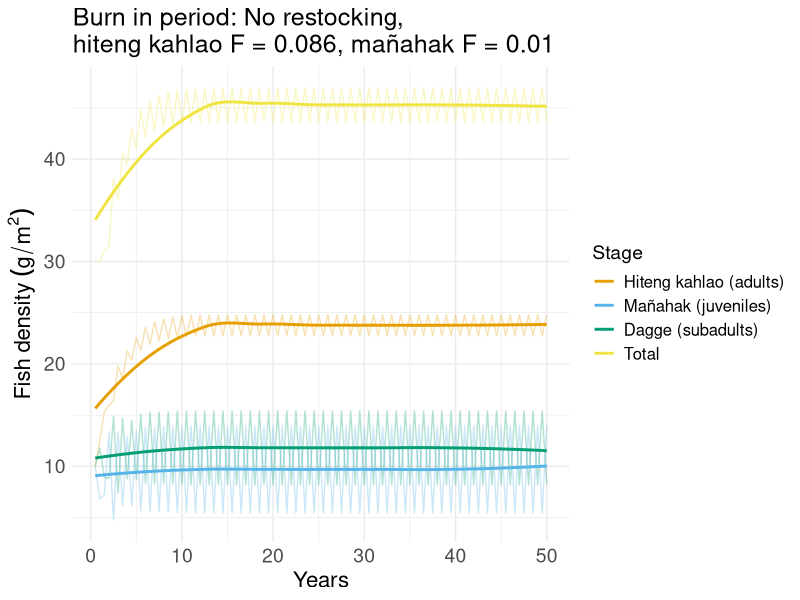
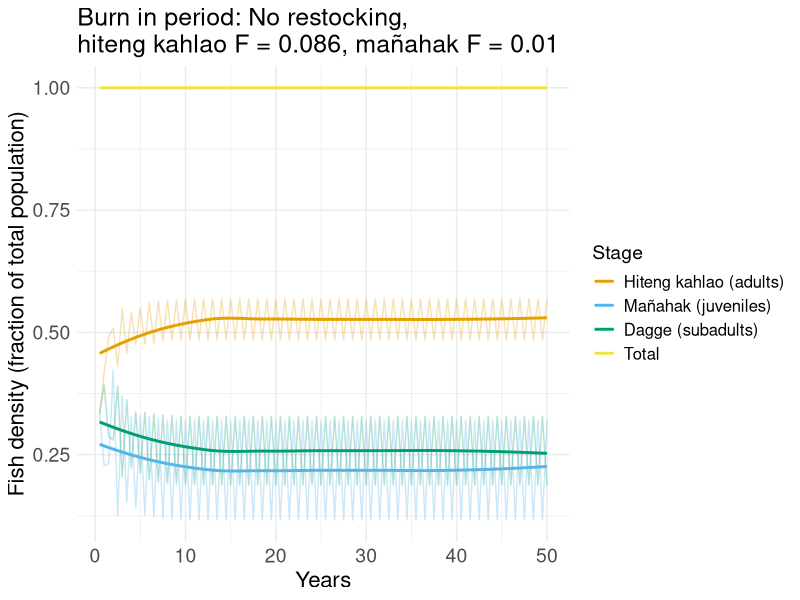

These figures' R source, in order:
library(tidyverse)

# Define parameters
juvenile_survival_rate <- 1 - ((0.429*2) / 2)   # Probability of a juvenile surviving to the next time step
subadult_survival_rate <- 1 - ((0.429*1.5) / 2)   # Probability of a subadult surviving to the next time step
adult_survival_rate <-  1 - (0.429 / 2)  # 0.429 is the annual mortality, divided in 2 for 6 months time steps - Probability of an adult surviving to the next time step

juvenile_to_subadult_rate <- 1 #0.2 # Probability of a juvenile transitioning to subadult
subadult_to_adult_rate <- 0.5 #0.2   # Probability of a subadult transitioning to adult

reproduction_rate <- 2 #0.19
reproduction_rate_2 <- 1.5 #0.03

carrying_capacity <- 68 #g/m2, in range of Friedlander and Sandin studies

#restocking
restocked_juveniles <- 0

# Fishing rates
F_instantaneous <- 0.09
F_discrete <- 1 - exp(-F_instantaneous)
F_discrete

juvenile_fishing_rate <- 0.01 #(0.09/4)/2   # Fraction of juvenile population caught by fishing per time step
adult_fishing_rate <- F_discrete/2     # Fraction of adult population caught by fishing per time step

# Initial population sizes in g/m2 - made up values
juvenile_population <- 10
subadult_population <- 10
adult_population <- 10
total_population <- juvenile_population + subadult_population + adult_population

# Number of time steps to simulate
time_steps <- 100

# Vectors to store population sizes over time
juvenile_population_over_time <- numeric(time_steps)
subadult_population_over_time <- numeric(time_steps)
adult_population_over_time <- numeric(time_steps)
total_population_over_time <- numeric(time_steps)

# Initialize population sizes
juvenile_population_over_time[1] <- juvenile_population
subadult_population_over_time[1] <- subadult_population
adult_population_over_time[1] <- adult_population
total_population_over_time[1] <- total_population


# Simulation loop
for (t in 2:time_steps) {
  # Alternate reproduction rate based on the timestep (even or odd)
  if (t %% 2 == 0) {
    current_reproduction_rate <- reproduction_rate
  } else {
    current_reproduction_rate <- reproduction_rate_2
  }
  
  # Calculate the number of juveniles, subadults, and adults in the next time step
  total_population <- juvenile_population + subadult_population + adult_population
  new_juveniles <- adult_population * current_reproduction_rate * (1 - total_population / carrying_capacity)
  surviving_juveniles <- juvenile_population * juvenile_survival_rate * (1 - juvenile_fishing_rate)
  new_subadults <- juvenile_population * juvenile_to_subadult_rate
  surviving_subadults <- subadult_population * subadult_survival_rate
  new_adults <- subadult_population * subadult_to_adult_rate
  surviving_adults <- adult_population * adult_survival_rate * (1 - adult_fishing_rate)
  
  # Update population sizes
  if (t %% 2 == 0) {
    juvenile_population <- max(0, new_juveniles + surviving_juveniles - new_subadults + restocked_juveniles)
  } else {
    juvenile_population <- max(0, new_juveniles + surviving_juveniles - new_subadults)
  }
  
  subadult_population <- max(0, new_subadults + surviving_subadults - new_adults)
  adult_population <- max(0, new_adults + surviving_adults)
  #Store
  juvenile_population_over_time[t] <- juvenile_population
  subadult_population_over_time[t] <- subadult_population
  adult_population_over_time[t] <- adult_population
  total_population_over_time[t] <- total_population
}

# Plot the results
#plot(1:time_steps, juvenile_population_over_time, type = "o", col = "blue", 
#     ylim = c(0, max(juvenile_population_over_time, subadult_population_over_time, adult_population_over_time, total_population_over_time)), 
#     xlab = "Time", ylab = "Population Size") #main = "Stage-Structured Fish Population Model with Fishing & Restocking"
#lines(1:time_steps, subadult_population_over_time, type = "o", col = "green")
#lines(1:time_steps, adult_population_over_time, type = "o", col = "red")
#lines(1:time_steps, total_population_over_time, type = "o", col = "black")
#legend("topright", legend = c("Juveniles", "Subadults", "Adults", "Total"), col = c("blue", "green", "red", "black"), lty = 1)


population_data <- data.frame(
  Time = rep(1:time_steps, 4),
  Population = c(juvenile_population_over_time, subadult_population_over_time, adult_population_over_time, total_population_over_time),
  Stage = rep(c("Juveniles", "Subadults", "Adults", "Total"), each = time_steps)
)


ggplot(population_data, aes(x = Time/2, y = Population, color = Stage)) +
  geom_line(alpha = 0.3) +
  geom_smooth(se = FALSE, size = 1) +
  labs(
    x = "Years",
    y = bquote("Fish density"~(g/m^2)),
    color = "Stage",
    title = "Burn in period: No restocking, \nhiteng kahlao F = 0.086, mañahak F = 0.01"
  ) +
  scale_color_manual(
    values = c("#E69F00", "#56B4E9", "#009E73", "#F0E442"), # Okabe-Ito palette
    labels = c("Hiteng kahlao (adults)", "Mañahak (juveniles)", "Dagge (subadults)", "Total")
  ) +
  theme_minimal() +
  theme(
    text = element_text(size = 16),
    plot.title = element_text(size = 18),
    axis.title = element_text(size = 16),
    axis.text = element_text(size = 14),
    legend.title = element_text(size = 14),
    legend.text = element_text(size = 12)
  )




#Relative to total
# Preprocess the data: add a fraction column
population_data_relative <- population_data %>%
  group_by(Time) %>%
  mutate(Fraction = Population / Population[Stage == "Total"])

# Create the plot
ggplot(population_data_relative, aes(x = Time/2, y = Fraction, color = Stage)) +
  # Transparent lines for raw data
  geom_line(alpha = 0.3) +
  # Solid best fit lines for each stage
  geom_smooth(se = FALSE, size = 1) +
  labs(
    x = "Years",
    y = "Fish density (fraction of total population)",
    color = "Stage",
    title = "Burn in period: No restocking, \nhiteng kahlao F = 0.086, mañahak F = 0.01"
  ) +
  scale_color_manual(
    values = c("#E69F00", "#56B4E9", "#009E73", "#F0E442"), # Okabe-Ito palette
    labels = c("Hiteng kahlao (adults)", "Mañahak (juveniles)", "Dagge (subadults)", "Total")
  ) +
  theme_minimal() +
  theme(
    text = element_text(size = 16),
    plot.title = element_text(size = 18),
    axis.title = element_text(size = 16),
    axis.text = element_text(size = 14),
    legend.title = element_text(size = 14),
    legend.text = element_text(size = 12)
  )
